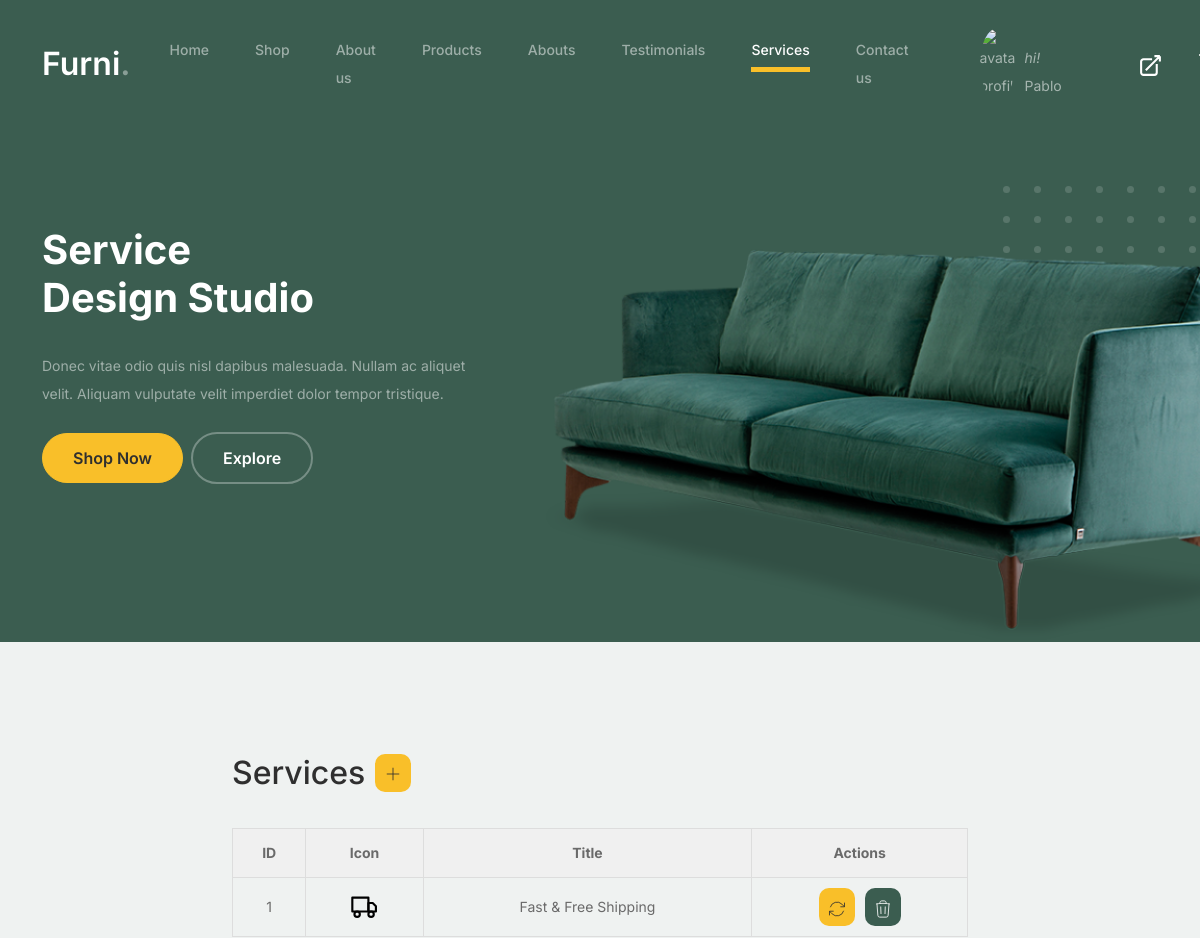
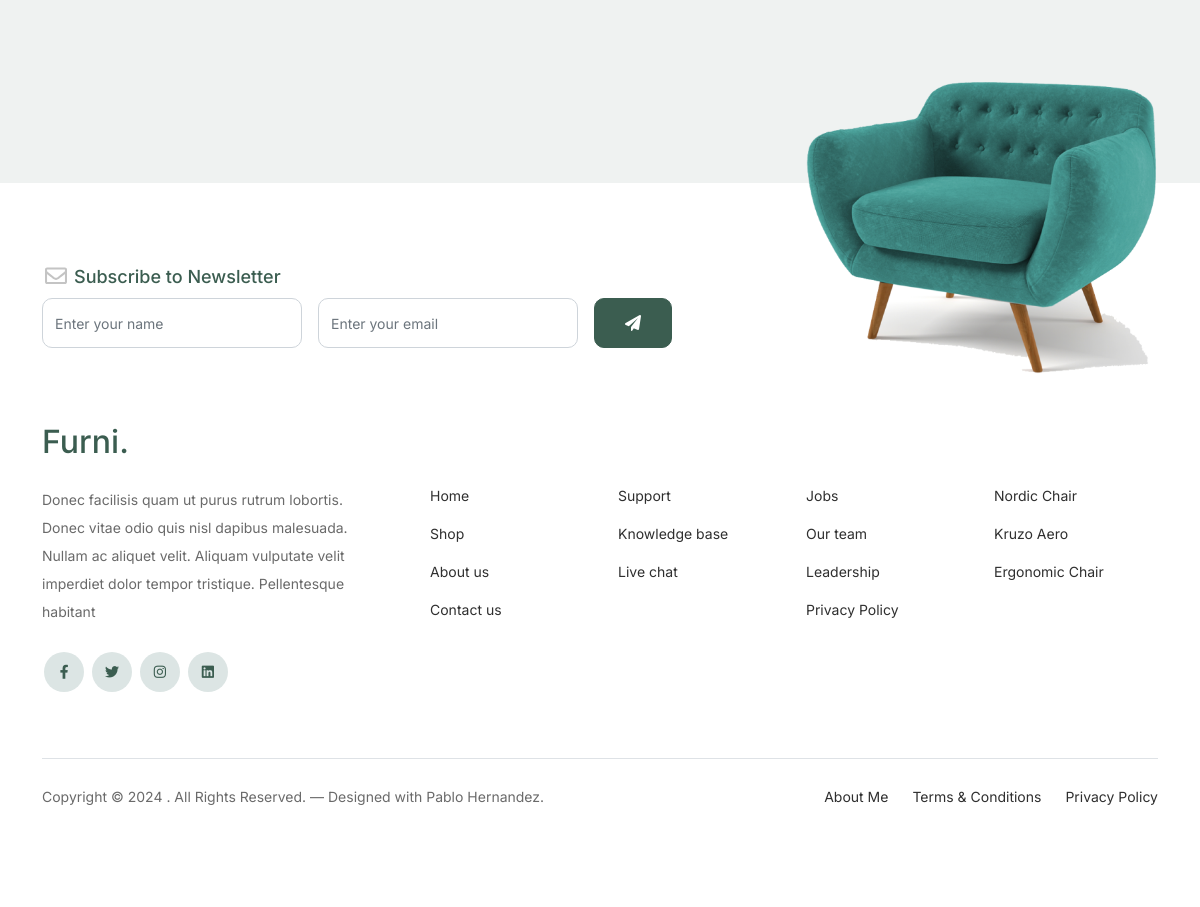
/services/ (signed in), run on the app's committed database (2 pictures, top to bottom).
### models/models.py (models this page shows, shortened)
class Service(models.Model):
    title = models.CharField(max_length=100)
    description = models.TextField(default="")
    icon_url = models.CharField(max_length=2083, default="")
    class Meta:
        verbose_name_plural = "Services"
        verbose_name = "Service"

### models/views.py (the view)
# urls.py: path("services/", Services.as_view(), name="services"),
class Services(CustomLoginRequiredMixin, ListView):
    model = Service
    template_name = "services.html"

### models/views.py (called while the page is built)
    def dispatch(self, request, *args, **kwargs):
        user = request.user
        if not user.is_authenticated:
            messages.warning(request, "You must be logged in to view this page")
            return self.handle_no_permission()
        return super(CustomLoginRequiredMixin, self).dispatch(request, *args, **kwargs)

### models/templates/services.html (shortened to what this page needs)
{% extends 'index.html' %}
{% block static %}
	{% load static %}
{% endblock static %}
{% block nav %}
	<li><a class="nav-link" href="{% url 'home' %}">Home</a></li>
	<li><a class="nav-link" href="{% url 'shop' %}">Shop</a></li>
	<li><a class="nav-link" href="{% url 'about' %}">About us</a></li>
  <li><a class="nav-link" href="{% url 'products' %}">Products</a></li>
  <li><a class="nav-link" href="{% url 'abouts' %}">Abouts</a></li>
  <li><a class="nav-link" href="{% url 'testimonials' %}">Testimonials</a></li>
	<li class="nav-item active">
		<a class="nav-link" href="{% url 'services' %}">Services</a>
	</li>
	<li><a class="nav-link" href="{% url 'contact' %}">Contact us</a></li>
{% endblock nav %}
{% block hero %}
<div class="hero">
  <div class="container">
    <div class="row justify-content-between">
    	<div class="col-lg-5">
    		<div class="intro-excerpt">
    			<h1>Service <br/><span clsas="d-block">Design Studio</span></h1>
    			<p class="mb-4">Donec vitae odio quis nisl dapibus malesuada. Nullam ac aliquet velit. Aliquam vulputate velit imperdiet dolor tempor tristique.</p>
    			<p><a href="" class="btn btn-secondary me-2">Shop Now</a><a href="#" class="btn btn-white-outline">Explore</a></p>
    		</div>
    	</div>
    	<div class="col-lg-7">
    		<div class="hero-img-wrap">
    			<img src="{% static 'images/couch.png' %}" class="img-fluid">
    		</div>
    	</div>
    </div>
  </div>
</div>
{% endblock hero %}
{% block content %}
	<div class="untree_co-section">
		<div class="container">
	  	<div class="block">
        <div class="row justify-content-center mb-5">
          <div class="col-md-8 col-lg-8 pb-4">
					  <div class="row mb-2">
              <div class="title-table" >
                <h2 class="section-title">Services</h2>
                <a class="btn-table btn-secondary" href="{% url 'serviceCreate' %}">
                  <svg xmlns="http://www.w3.org/2000/svg" fill="none" viewBox="0 0 24 24" strokeWidth=2 stroke="currentColor" class="icon-table">
                    <path strokeLinecap="round" strokeLinejoin="round" d="M12 4.5v15m7.5-7.5h-15" />
                  </svg>
                </a>
              </div>
					  </div>
            <table>
              <tr>
                <th>ID</th>
                <th>Icon</th>
                <th>Title</th>
                <th>Actions</th>
              </tr>
              {% for service in service_list %}
              <tr>
                <td>{{service.id}}</td>
                <td><img class="img-table" src="{% static 'images/'|add:service.icon_url %}" alt="" /></td>
                <td>{{service.title}}</td>
                <td>
                  <div class="actions-table" >
                    <a class="btn-table btn-secondary" href="{% url 'serviceUpdate' service.id %}">
                    </a>
                    <a class="btn-table btn-primary" href="{% url 'serviceDelete' service.id %}">
                    </a>
                  </div>
                </td>
              </tr>
              {% endfor %}
            </table>
          </div>
        </div>
			</div>
	  </div>
	</div>
{% endblock content %}

### models/templates/index.html (shortened to what this page needs)
<!DOCTYPE html>
<html lang="es">
  <head>
    {% block static %} {% load static %} {% endblock static %}
    <link href="{% static 'css/bootstrap.min.css' %}" rel="stylesheet" />
    <link
      href="https://cdnjs.cloudflare.com/ajax/libs/font-awesome/6.0.0-beta3/css/all.min.css"
      rel="stylesheet"
    />
    <link href="{% static 'css/tiny-slider.css' %}" rel="stylesheet" />
    <link href="{% static 'css/style.css' %}" rel="stylesheet" />
  </head>
  <body>
    <nav class="custom-navbar navbar navbar navbar-expand-md navbar-dark bg-dark" arial-label="Furni navigation bar">
      <div class="container">
        <a class="navbar-brand" href="{% url 'home' %}">Furni<span>.</span></a>
        <div class="collapse navbar-collapse" id="navbarsFurni">
          <ul class="custom-navbar-nav navbar-nav ms-auto mb-2 mb-md-0">
            {% block nav %}{% endblock nav %}
          </ul>
          {% if user.is_authenticated %}
          <ul class="custom-navbar-cta navbar-nav mb-2 mb-md-0 ms-5">
            <li>
              <a class="nav-link nav-user" href="{% url 'profile' %}">
                <img class="img-avatar-nav" src="{{request.session.avatar}}" alt="avatar profile" />
                <p class="nav-name"><em class="hi">hi!</em>  {{user.first_name}}</p>
              </a>
            </li>
          </ul>
          {% endif %}
          <ul class="custom-navbar-cta navbar-nav mb-2 mb-md-0 ms-5">
            {% if user.is_authenticated %}
            <li>
              <a class="nav-link" href="{% url 'logout' %}">
                <svg
                  xmlns="http://www.w3.org/2000/svg"
                  fill="none"
                  viewBox="0 0 24 24"
                  strokeWidth="2"
                  stroke="currentColor"
                  class="icon-logout"
                >
                  <path
                    strokeLinecap="round"
                    strokeLinejoin="round"
                    d="M13.5 6H5.25A2.25 2.25 0 0 0 3 8.25v10.5A2.25 2.25 0 0 0 5.25 21h10.5A2.25 2.25 0 0 0 18 18.75V10.5m-10.5 6L21 3m0 0h-5.25M21 3v5.25"
                  />
                </svg>
              </a>
            </li>
            {% else %}
            <li>
              <a class="nav-link" href="{% url 'login' %}">
                <img src="{% static 'images/user.svg' %}" />
              </a>
            </li>
            {% endif %}
            <li>
              <a class="nav-link" href="{% url 'cart' %}">
              </a>
            </li>
          </ul>
        </div>
      </div>
    </nav>
    {% block hero %}{% endblock hero %}
    {% block content %}{% endblock content%}
    <footer class="footer-section">
      <div class="container relative">
        <div class="sofa-img">
          <img
            src="{% static 'images/sofa.png' %}"
            alt="Image"
            class="img-fluid"
          />
        </div>
        <div class="row">
          <div class="col-lg-8">
            <div class="subscription-form">
              <h3 class="d-flex align-items-center">
                <span class="me-1"
                  ><img
                    src="{% static 'images/envelope-outline.svg' %}"
                    alt="Image"
                    class="img-fluid" /></span
                ><span>Subscribe to Newsletter</span>
              </h3>
              <form action="#" class="row g-3">
                <div class="col-auto">
                  <input
                    type="text"
                    class="form-control"
                    placeholder="Enter your name"
                  />
                </div>
                <div class="col-auto">
                  <input
                    type="email"
                    class="form-control"
                    placeholder="Enter your email"
                  />
                </div>
                <div class="col-auto">
                  <button class="btn btn-primary">
                    <span class="fa fa-paper-plane"></span>
                  </button>
                </div>
              </form>
            </div>
          </div>
        </div>
        <div class="row g-5 mb-5">
          <div class="col-lg-4">
            <div class="mb-4 footer-logo-wrap">
              <a href="#" class="footer-logo">Furni<span>.</span></a>
            </div>
            <p class="mb-4">
              Donec facilisis quam ut purus rutrum lobortis. Donec vitae odio
              quis nisl dapibus malesuada. Nullam ac aliquet velit. Aliquam
              vulputate velit imperdiet dolor tempor tristique. Pellentesque
              habitant
            </p>
            <ul class="list-unstyled custom-social">
              <li>
                <a href="#"><span class="fa fa-brands fa-facebook-f"></span></a>
              </li>
              <li>
                <a href="#"><span class="fa fa-brands fa-twitter"></span></a>
              </li>
              <li>
                <a href="#"><span class="fa fa-brands fa-instagram"></span></a>
              </li>
              <li>
                <a href="#"><span class="fa fa-brands fa-linkedin"></span></a>
              </li>
            </ul>
          </div>
          <div class="col-lg-8">
            <div class="row links-wrap">
              <div class="col-6 col-sm-6 col-md-3">
                <ul class="list-unstyled">
                  <li><a href="{% url 'home' %}">Home</a></li>
                  <li><a href="{% url 'shop' %}">Shop</a></li>
                  <li><a href="{% url 'about' %}">About us</a></li>
                  <li><a href="{% url 'contact' %}">Contact us</a></li>
                </ul>
              </div>
              <div class="col-6 col-sm-6 col-md-3">
                <ul class="list-unstyled">
                  <li><a href="#">Support</a></li>
                  <li><a href="#">Knowledge base</a></li>
                  <li><a href="#">Live chat</a></li>
                </ul>
              </div>
              <div class="col-6 col-sm-6 col-md-3">
                <ul class="list-unstyled">
                  <li><a href="#">Jobs</a></li>
                  <li><a href="#">Our team</a></li>
                  <li><a href="#">Leadership</a></li>
                  <li><a href="#">Privacy Policy</a></li>
                </ul>
              </div>
              <div class="col-6 col-sm-6 col-md-3">
                <ul class="list-unstyled">
                  <li><a href="#">Nordic Chair</a></li>
                  <li><a href="#">Kruzo Aero</a></li>
                  <li><a href="#">Ergonomic Chair</a></li>
                </ul>
              </div>
            </div>
          </div>
        </div>
        <div class="border-top copyright">
          <div class="row pt-4">
            <div class="col-lg-6">
              <p class="mb-2 text-center text-lg-start">
                Copyright &copy;
                . All Rights Reserved. &mdash; Designed with Pablo Hernandez.
              </p>
            </div>
            <div class="col-lg-6 text-center text-lg-end">
              <ul class="list-unstyled d-inline-flex ms-auto">
                <li class="me-4"><a href="{% url 'aboutMe' %}">About Me</a></li>
                <li class="me-4"><a href="#">Terms &amp; Conditions</a></li>
                <li><a href="#">Privacy Policy</a></li>
              </ul>
            </div>
          </div>
        </div>
      </div>
    </footer>
  </body>
</html>

### data on the page
Service: id "1", icon_url (picture), title "Fast & Free Shipping"

### other printed values
{{ user.first_name }} "Pablo"
